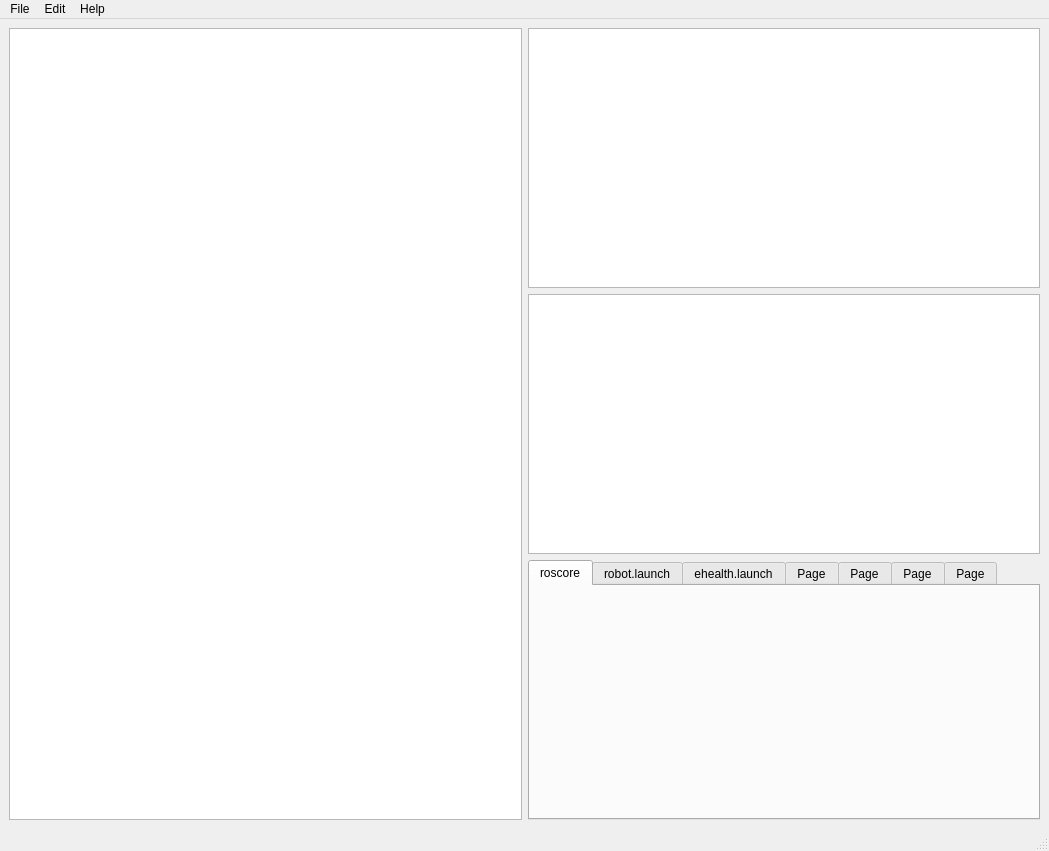
<?xml version="1.0" encoding="UTF-8"?>
<ui version="4.0">
 <class>MainWindow</class>
 <widget class="QMainWindow" name="MainWindow">
  <property name="geometry">
   <rect>
    <x>0</x>
    <y>0</y>
    <width>1049</width>
    <height>851</height>
   </rect>
  </property>
  <property name="windowTitle">
   <string>smachDesigner</string>
  </property>
  <widget class="QWidget" name="centralwidget">
   <layout class="QGridLayout" name="gridLayout">
    <item row="1" column="1">
     <widget class="QListWidget" name="listWidget"/>
    </item>
    <item row="0" column="1">
     <widget class="QListWidget" name="listWidget_2"/>
    </item>
    <item row="2" column="1">
     <widget class="QTabWidget" name="tabWidget">
      <property name="currentIndex">
       <number>0</number>
      </property>
      <widget class="QWidget" name="tab_1">
       <attribute name="title">
        <string>roscore</string>
       </attribute>
       <layout class="QGridLayout" name="gridLayout_2"/>
      </widget>
      <widget class="QWidget" name="tab_2">
       <attribute name="title">
        <string>robot.launch</string>
       </attribute>
      </widget>
      <widget class="QWidget" name="tab_3">
       <attribute name="title">
        <string>ehealth.launch</string>
       </attribute>
      </widget>
      <widget class="QWidget" name="tab_4">
       <attribute name="title">
        <string>Page</string>
       </attribute>
      </widget>
      <widget class="QWidget" name="tab_5">
       <attribute name="title">
        <string>Page</string>
       </attribute>
      </widget>
      <widget class="QWidget" name="tab_6">
       <attribute name="title">
        <string>Page</string>
       </attribute>
      </widget>
      <widget class="QWidget" name="tab_7">
       <attribute name="title">
        <string>Page</string>
       </attribute>
      </widget>
     </widget>
    </item>
    <item row="0" column="0" rowspan="3">
     <widget class="QTextEdit" name="textEdit"/>
    </item>
   </layout>
  </widget>
  <widget class="QMenuBar" name="menubar">
   <property name="geometry">
    <rect>
     <x>0</x>
     <y>0</y>
     <width>1049</width>
     <height>25</height>
    </rect>
   </property>
   <widget class="QMenu" name="menuFile">
    <property name="title">
     <string>File</string>
    </property>
    <addaction name="actionOpen"/>
    <addaction name="actionSave"/>
    <addaction name="actionSave_as"/>
    <addaction name="actionExit"/>
   </widget>
   <widget class="QMenu" name="menuEdit">
    <property name="title">
     <string>Edit</string>
    </property>
   </widget>
   <widget class="QMenu" name="menuHelp">
    <property name="title">
     <string>Help</string>
    </property>
    <addaction name="actionAbout"/>
   </widget>
   <addaction name="menuFile"/>
   <addaction name="menuEdit"/>
   <addaction name="menuHelp"/>
  </widget>
  <widget class="QStatusBar" name="statusbar"/>
  <action name="actionOpen">
   <property name="text">
    <string>Open...</string>
   </property>
  </action>
  <action name="actionSave">
   <property name="text">
    <string>Save</string>
   </property>
  </action>
  <action name="actionSave_as">
   <property name="text">
    <string>Save as...</string>
   </property>
  </action>
  <action name="actionExit">
   <property name="text">
    <string>Quit</string>
   </property>
  </action>
  <action name="actionAbout">
   <property name="text">
    <string>About...</string>
   </property>
  </action>
 </widget>
 <resources/>
 <connections/>
</ui>
